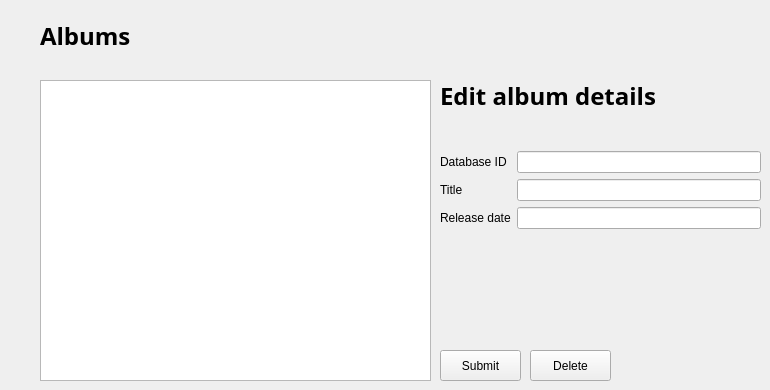
      <widget class="QWidget" name="albums">
       <attribute name="title">
        <string>Albums</string>
       </attribute>
       <widget class="QListView" name="albumsListView_fp">
        <property name="geometry">
         <rect>
          <x>40</x>
          <y>80</y>
          <width>391</width>
          <height>301</height>
         </rect>
        </property>
       </widget>
       <widget class="QLabel" name="label_fp_2">
        <property name="geometry">
         <rect>
          <x>40</x>
          <y>20</y>
          <width>361</width>
          <height>31</height>
         </rect>
        </property>
        <property name="font">
         <font>
          <family>Work Sans</family>
          <pointsize>18</pointsize>
          <bold>true</bold>
         </font>
        </property>
        <property name="text">
         <string>Albums</string>
        </property>
        <property name="alignment">
         <set>Qt::AlignLeading|Qt::AlignLeft|Qt::AlignVCenter</set>
        </property>
       </widget>
       <widget class="QWidget" name="formLayoutWidget_7">
        <property name="geometry">
         <rect>
          <x>440</x>
          <y>151</y>
          <width>321</width>
          <height>181</height>
         </rect>
        </property>
        <layout class="QFormLayout" name="formLayout_11">
         <property name="sizeConstraint">
          <enum>QLayout::SetNoConstraint</enum>
         </property>
         <item row="1" column="0">
          <widget class="QLabel" name="label_fp_26">
           <property name="text">
            <string>Title</string>
           </property>
          </widget>
         </item>
         <item row="1" column="1">
          <widget class="QLineEdit" name="editAlbumTitle"/>
         </item>
         <item row="2" column="0">
          <widget class="QLabel" name="label_fp_31">
           <property name="text">
            <string>Release date</string>
           </property>
          </widget>
         </item>
         <item row="2" column="1">
          <widget class="QLineEdit" name="editAlbumReleaseDate"/>
         </item>
         <item row="0" column="0">
          <widget class="QLabel" name="label_fp_28">
           <property name="text">
            <string>Database ID</string>
           </property>
          </widget>
         </item>
         <item row="0" column="1">
          <widget class="QLineEdit" name="AlbumDatabaseID">
           <property name="text">
            <string extracomment="Select a genre to begin."/>
           </property>
          </widget>
         </item>
        </layout>
       </widget>
       <widget class="QLabel" name="label_fp_9">
        <property name="geometry">
         <rect>
          <x>440</x>
          <y>80</y>
          <width>311</width>
          <height>31</height>
         </rect>
        </property>
        <property name="font">
         <font>
          <family>Work Sans</family>
          <pointsize>18</pointsize>
          <bold>true</bold>
         </font>
        </property>
        <property name="text">
         <string>Edit album details</string>
        </property>
        <property name="alignment">
         <set>Qt::AlignLeading|Qt::AlignLeft|Qt::AlignVCenter</set>
        </property>
       </widget>
       <widget class="QPushButton" name="AddAlbum">
        <property name="geometry">
         <rect>
          <x>440</x>
          <y>350</y>
          <width>81</width>
          <height>31</height>
         </rect>
        </property>
        <property name="text">
         <string>Submit</string>
        </property>
       </widget>
       <widget class="QPushButton" name="DeleteAlbum">
        <property name="geometry">
         <rect>
          <x>530</x>
          <y>350</y>
          <width>81</width>
          <height>31</height>
         </rect>
        </property>
        <property name="text">
         <string>Delete</string>
        </property>
       </widget>
      </widget>
